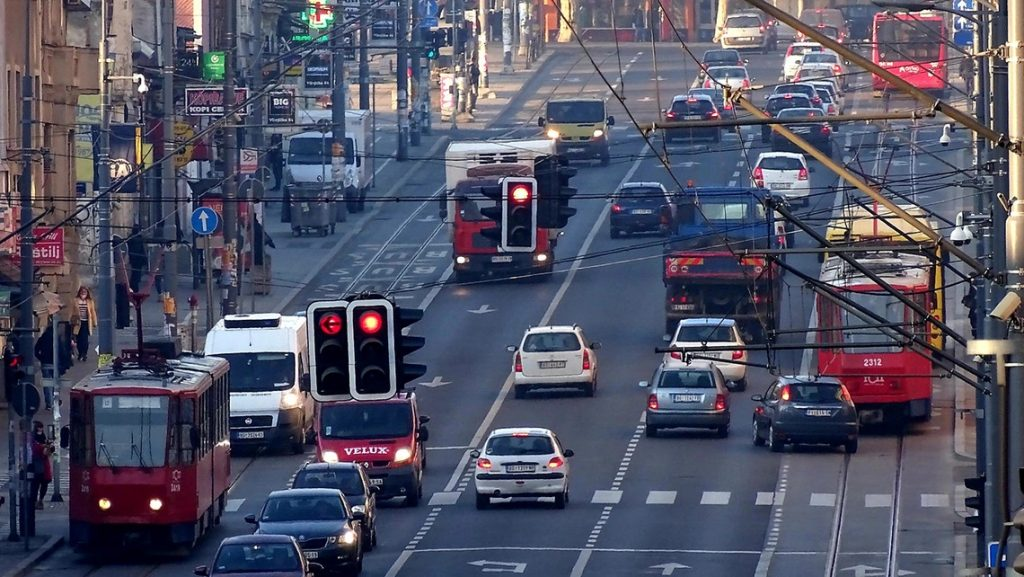
#> input picture traffic.jpg, 1024 x 577 px
$ jupyter execute --allow-errors STEM_AI_CV_LAB.ipynb   (shell and % lines are left out)
#> lines starting #> are read from the running program, lines starting #| are printed output that depends on the picture; after the words box and inside, x2 and y2 are one past the last pixel; in counts of white or black regions, pixels touching at a corner belong together
# Computer Vision Demo Project

In this project you will take a look at the steps involved in performing specific computer vision tasks such as:
- Color Accents
- Edge Detection
- Object Detection / Classification
- Object Segmentation

The code for the project has already been written, so you mainly just need to run each block.

To run a block of code press SHIFT+ENTER on the keyboard while it is selected.

If you run into any major problems talking about the KERNEL, then at the top of the web page there is a button called Kernel which you then need to click the RESTART AND CLEAR OUTPUT button.

You will then need to re-run any important blocks for the task.

[cell 1]
# DO NOT RUN THIS BLOCK!

# necessary installs

[cell 2]
# imported packages
import matplotlib
import matplotlib.pyplot as plt

import numpy as np
from skimage import io, feature
from skimage.color import rgb2gray
from skimage.filters import gaussian
from skimage.segmentation import chan_vese, active_contour, watershed, checkerboard_level_set, felzenszwalb

# Task 1: COLOR ACCENT

For this exercise you will create a color accent for an image. That is, given an image, convert the entire image to black and white EXCEPT for a specific color, which is provided in RGB (Red, Green, Blue) form. You will be modifying the actual pixel values of the image to apply this color change.

Here is a list of steps involved that you will follow to perform this task:
1. Load the image
2. Create a black and white version of the image
3. Choose which color you wish to select
4. Create a "selection mask". This highlights where the pixels in the image of the selected color are located.
5. Using the mask, create a new image that is black and white with the selected color still being present
6. Display the four main steps all at once to show the results

[cell 3]
# load the image
orig_img_file = "traffic.jpg"

orig_img = io.imread(orig_img_file)
#> orig_img is the input picture: shape (577, 1024, 3); mean R, G, B 81.6, 82.6, 100.8

[cell 4]
# display the image
plt.figure(figsize=(20, 6))
plt.imshow(orig_img)
plt.show()

[cell 5]
# display the size of the image (resolution and number of colors)
print("Shape: ", orig_img.shape)
#| Shape:  (577, 1024, 3)
print()

# display the RGB pixel values of the image
print(orig_img)
#> (printed output is left out)

[cell 6]
# get the grayscale image
# multiply by 255 to change the range from [0,1] to [0,255]
gray_img = rgb2gray(orig_img) * 255

# convert to int (integer instead of decimal number)
gray_img = np.array(gray_img, dtype='int')

# display the black and white image
plt.figure(figsize=(20, 6))
plt.imshow(gray_img, cmap='gray')
plt.show()

[cell 7]
# look at the grayscale values
# brightness level
print("Shape: ", gray_img.shape)
#| Shape:  (577, 1024)
print()
print(gray_img)
#> (printed output is left out)

[cell 8]
# choose a color you wish to highlight
color_selection = [255, 0, 0]

# select a tolerance for deciding how close pixel values need to be to be considered the same
tolerance = 160

# subtract the selection color from EVERY pixel in the image
selection_matrix = (orig_img - color_selection) ** 2

# create a mask indicating where the pixels are located
selection_mask = np.zeros(gray_img.shape, dtype='int')
selection_mask[:,:] = (selection_matrix[:,:,0] + selection_matrix[:,:,1] + selection_matrix[:,:,2]) ** (1/2) < tolerance
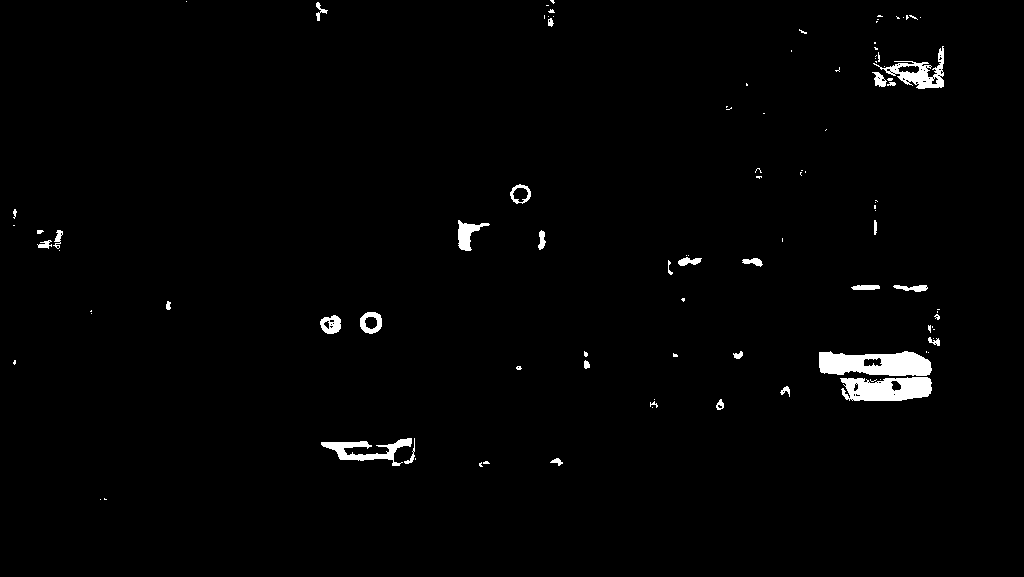
#> selection_mask: shape (577, 1024) int64; values 0 (black) and 1 (white), 1.5% white; 102 white regions (69 under 20 px), largest, box (x1, y1, x2, y2) and area: (819, 351, 932, 376) 2171, (840, 377, 932, 401) 1743, (873, 46, 944, 89) 973

[cell 9]
# display the selection mask
plt.figure(figsize=(20, 6))
plt.imshow(selection_mask, cmap='gray')
plt.show()

[cell 10]
color_selected_img = np.zeros(orig_img.shape, dtype='int')

x = gray_img[:,:] * ((selection_mask - 1) * -1)

color_selected_img[:,:,0] = x + orig_img[:,:, 0] * selection_mask
color_selected_img[:,:,1] = x + orig_img[:,:, 1] * selection_mask
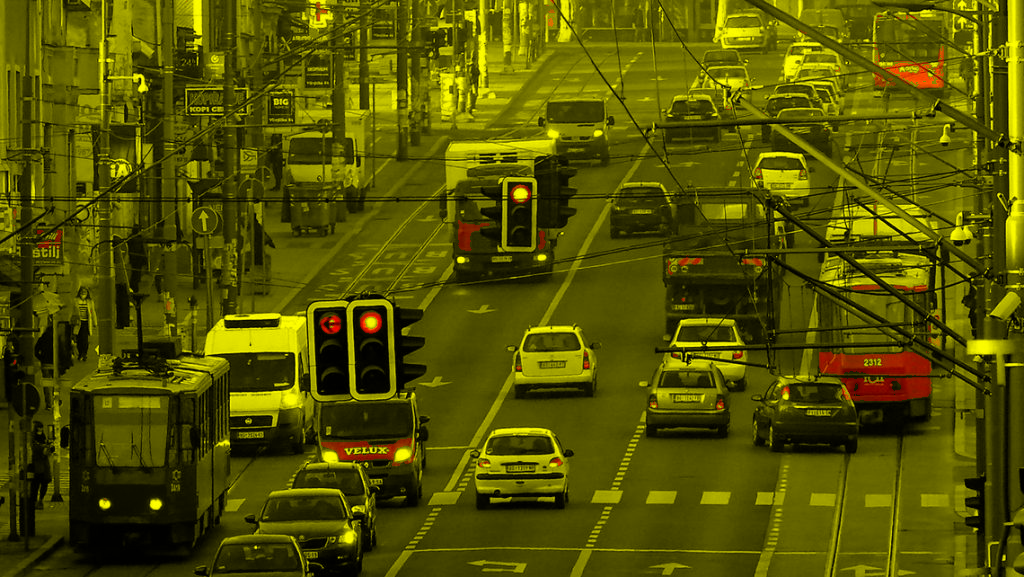
#> color_selected_img: shape (577, 1024, 3) int64; mean R, G, B 84.4, 82.8, 0
color_selected_img[:,:,2] = x + orig_img[:,:, 2] * selection_mask

plt.figure(figsize=(20, 6))
plt.imshow(color_selected_img)
plt.show()
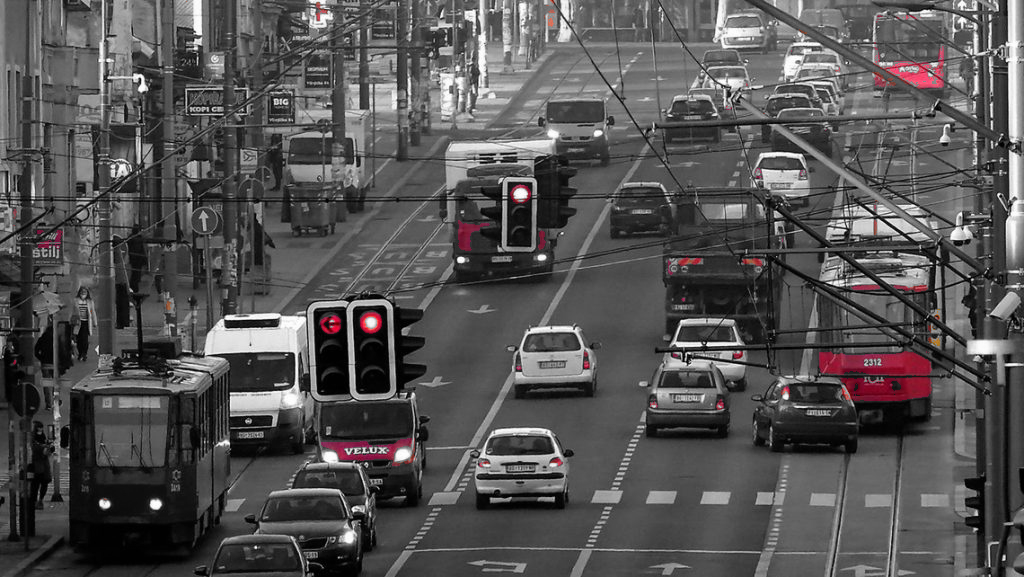
#> shown: shape (577, 1024, 3); mean R, G, B 84.4, 82.8, 83.1

[cell 11]
# display the four main steps of the task

fig, axs = plt.subplots(2,2, figsize=(15, 10))

axs[0,0].imshow(orig_img)
axs[0,0].set_title("Original Image")
axs[0,1].imshow(gray_img, cmap='gray')
axs[0,1].set_title("Black and White Image")
axs[1,0].imshow(selection_mask, cmap='gray')
axs[1,0].set_title("Selection Mask: where is the selected color? ")
axs[1,1].imshow(color_selected_img)
axs[1,1].set_title("Final Image")

plt.show()

# Task 2: EDGE DETECTION

Edge detection is the process of locating all of the edges within an image. Basically, it searches for the pixels in the image where there is a drastic change in pixel instensity (eg. pixel 1 is bright, pixel 2 is dark, thus there is a change resulting in an edge).

Steps to follow:
1. Load an image
2. Convert image to black and white. We only need to care about the intensity (brightness) of the pixels, not the actual color.
3. Compute the edges of the image
4. Add a blur to the image. This step reduces the clarity of the edges on the image.
5. recompute edges on blurred image
6. Look at the results

[cell 12]
# load image
orig_img_2 = "butterfly.jpg"

orig_img_2 = io.imread(orig_img_2)
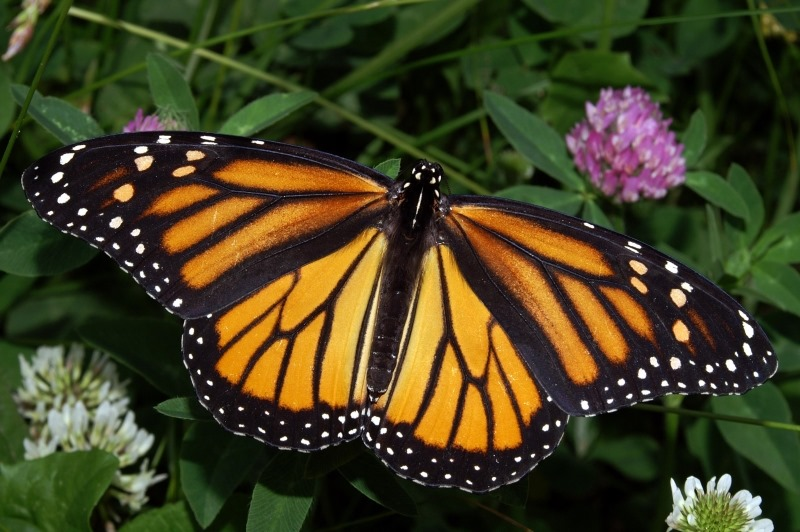
#> input picture butterfly.jpg, 800 x 532 px
#> orig_img_2 is the input picture: shape (532, 800, 3); mean R, G, B 66.8, 63.4, 33

# display the image
plt.figure(figsize=(20, 6))
plt.imshow(orig_img_2)
plt.show()

[cell 13]
# Convert the image to black and white
# colors are not necessary to find the edges
gray_img_2 = rgb2gray(orig_img_2)

# display the image
plt.figure(figsize=(20, 6))
plt.imshow(gray_img_2, cmap='gray')
plt.show()

[cell 14]
# compute the edge locations
edges_1 = feature.canny(gray_img_2)
#> edges_1: shape (532, 800) bool; 9.3% white in thin lines or dots

# display the edges
plt.figure(figsize=(20, 6))
plt.imshow(edges_1, cmap='gray')
plt.show()

[cell 15]
# add a blur to the image
# set blur amount
blur = 2

blurred_img = gaussian(gray_img_2, sigma=blur)
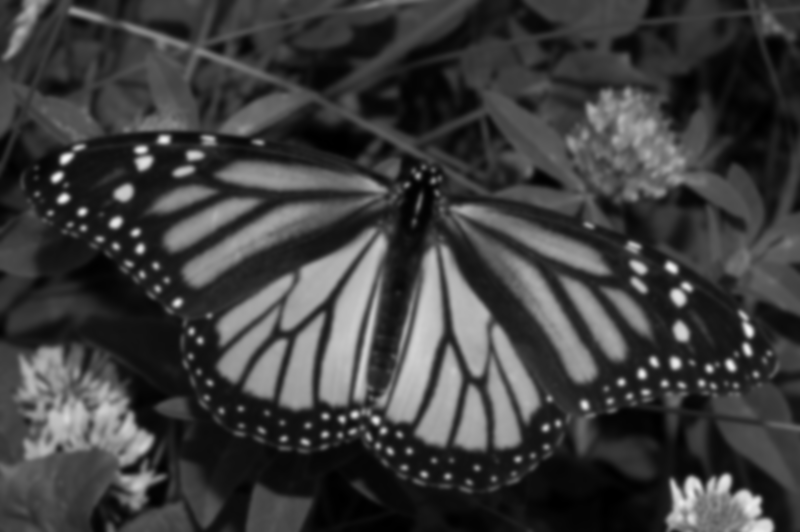
#> blurred_img: shape (532, 800) float64; min 7.69e-05, max 0.952, mean 0.243

# display the edges
plt.figure(figsize=(20, 6))
plt.imshow(blurred_img, cmap='gray')
plt.show()

[cell 16]
# compute the edge locations
edges_2 = feature.canny(blurred_img)
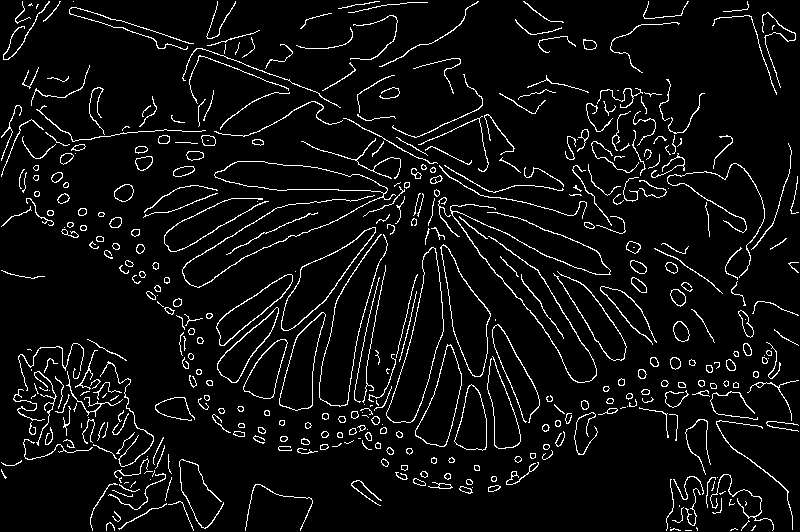
#> edges_2: shape (532, 800) bool; 6% white in thin lines or dots

# display the edges
plt.figure(figsize=(20, 6))
plt.imshow(edges_2, cmap='gray')
plt.show()

[cell 17]
# Final results

fig, axs = plt.subplots(2,2, figsize=(15, 10))


axs[0,0].imshow(gray_img_2, cmap='gray')
axs[0,0].set_title("Original Black and White Image")
axs[0,1].imshow(edges_1, cmap='gray')
axs[0,1].set_title("Edges 1")
axs[1,0].imshow(blurred_img, cmap='gray')
axs[1,0].set_title("Blurred Image")
axs[1,1].imshow(edges_2, cmap='gray')
axs[1,1].set_title("Edges 2")

plt.show()

# Task 3: OBJECT DETECTION, CLASSIFICATION AND SEGMENTATION

Object detection and classification are two of the most important computer vision tasks to date, as this task gets a machine to identify the location and type of objects in an image. For example, labelling the different objects in a traffic scene as person, car, street light, stop sign, etc.

This is the main area where Artificial Intelligence and Computer Vision merge.

Remember, a computer only knows numbers, it can't actually "see" objects as humans do. Therefore, how can a machine know what object(s) are being shown in an image?

We first have to "teach" the computer what the objects are by showing it thousands of example images of that object. Then it can learn the pattern of numbers that identifies an object as being a "cat" (for example).

For this task, we will use a pre-trained AI to identify and label objects in a scene. We use a pre-trained AI as sometimes it takes hours, days, or even weeks to properly train a machine from scratch to perform high-end tasks.

The name of the AI model we will use is called "YOLO". YOLO was trained using images from the dataset called COCO.

Object Detection: Locating objects in a scene and placing a bounding box around each object.

Object Classification: Adding a label to each object so that the machine knows what the object is (is it a cat or a dog?).

Object Segmentation: Finding the exact pixels that are relevant to each specific object.

[cell 18]
# additional imports and configurations
from skimage import io
from skimage.transform import resize
from ultralytics import YOLO

import cv2

import matplotlib
import matplotlib.pyplot as plt

matplotlib.use('tkAgg')

[cell 19]
# load the image
orig_img_3_file = "desk.jpg"
img_3 = io.imread(orig_img_3_file)
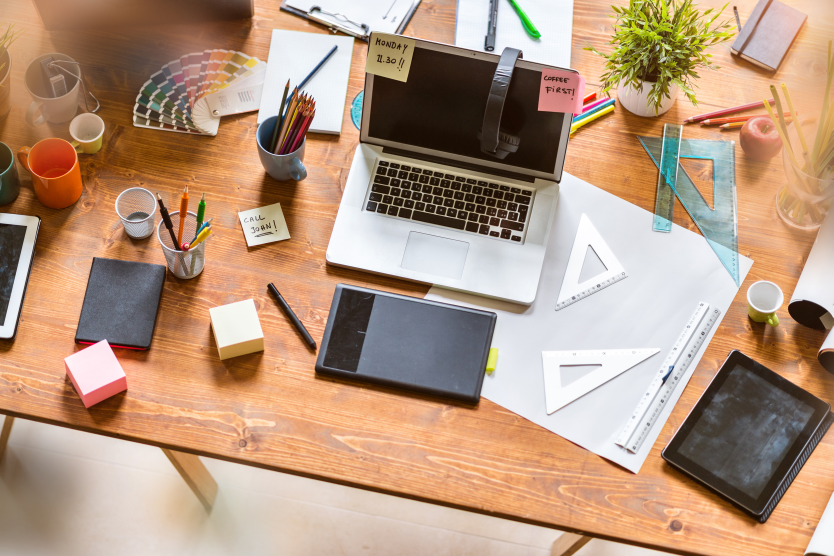
#> input picture desk.jpg, 2500 x 1668 px (shown at 1/3 size)
#> img_3 is the input picture: shape (1668, 2500, 3); mean R, G, B 182.4, 151.8, 128.2

plt.figure(figsize=(10, 8))
plt.imshow(img_3)
plt.show()

[cell 20]
# change the size of the image (resolution) so that it fits on the screen better
scalex = 800 / img_3.shape[0]
#> scalex = 0.48

img_3 = resize(img_3, (img_3.shape[0] * scalex, img_3.shape[1] * scalex))
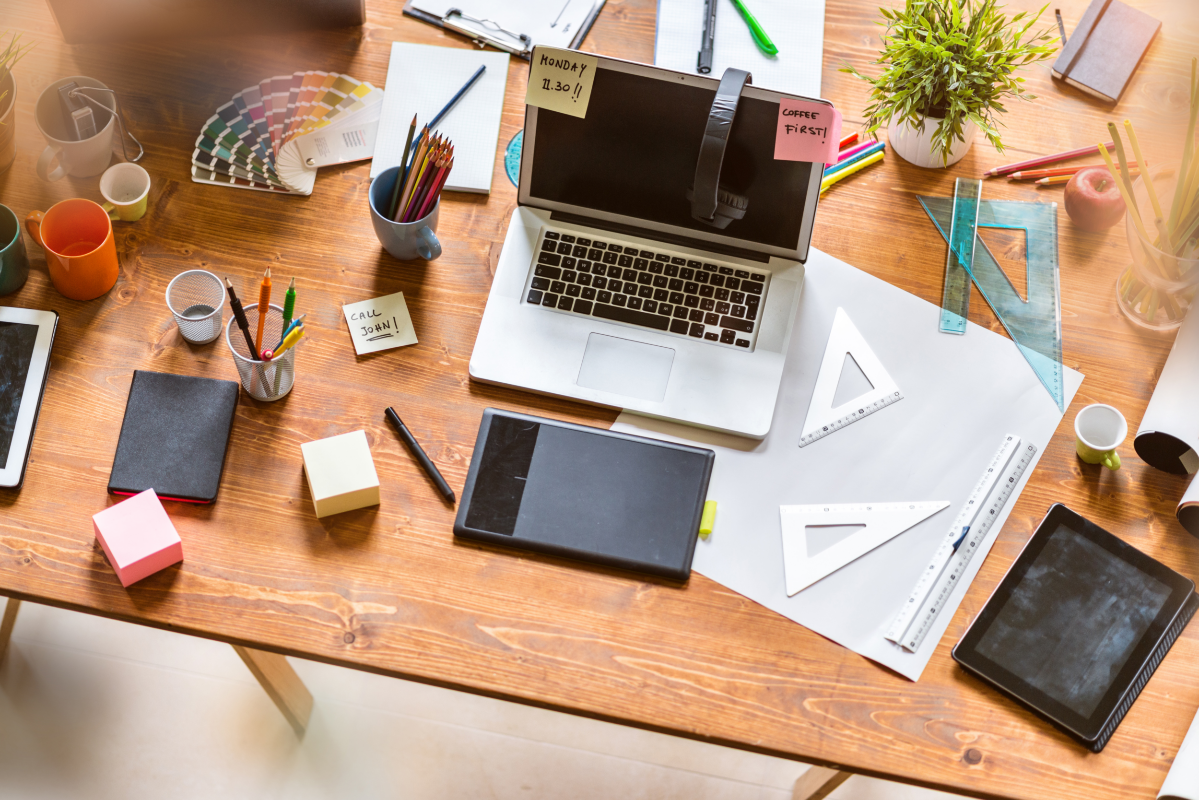
#> img_3: shape (800, 1199, 3) float64; mean R, G, B 0.715, 0.595, 0.503
